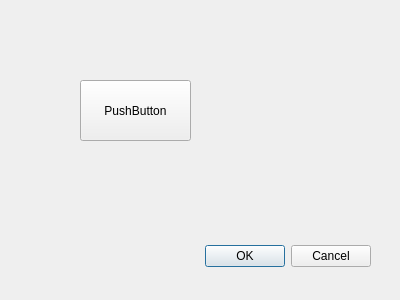
<?xml version="1.0" encoding="UTF-8"?>
<ui version="4.0">
 <class>Dialog</class>
 <widget class="QDialog" name="Dialog">
  <property name="geometry">
   <rect>
    <x>0</x>
    <y>0</y>
    <width>400</width>
    <height>300</height>
   </rect>
  </property>
  <property name="windowTitle">
   <string>Dialog</string>
  </property>
  <widget class="QDialogButtonBox" name="buttonBox">
   <property name="geometry">
    <rect>
     <x>30</x>
     <y>240</y>
     <width>341</width>
     <height>32</height>
    </rect>
   </property>
   <property name="orientation">
    <enum>Qt::Horizontal</enum>
   </property>
   <property name="standardButtons">
    <set>QDialogButtonBox::Cancel|QDialogButtonBox::Ok</set>
   </property>
  </widget>
  <widget class="QPushButton" name="pushButton">
   <property name="geometry">
    <rect>
     <x>80</x>
     <y>80</y>
     <width>111</width>
     <height>61</height>
    </rect>
   </property>
   <property name="text">
    <string>PushButton</string>
   </property>
  </widget>
 </widget>
 <resources/>
 <connections>
  <connection>
   <sender>buttonBox</sender>
   <signal>accepted()</signal>
   <receiver>Dialog</receiver>
   <slot>accept()</slot>
   <hints>
    <hint type="sourcelabel">
     <x>248</x>
     <y>254</y>
    </hint>
    <hint type="destinationlabel">
     <x>157</x>
     <y>274</y>
    </hint>
   </hints>
  </connection>
  <connection>
   <sender>buttonBox</sender>
   <signal>rejected()</signal>
   <receiver>Dialog</receiver>
   <slot>reject()</slot>
   <hints>
    <hint type="sourcelabel">
     <x>316</x>
     <y>260</y>
    </hint>
    <hint type="destinationlabel">
     <x>286</x>
     <y>274</y>
    </hint>
   </hints>
  </connection>
 </connections>
</ui>
